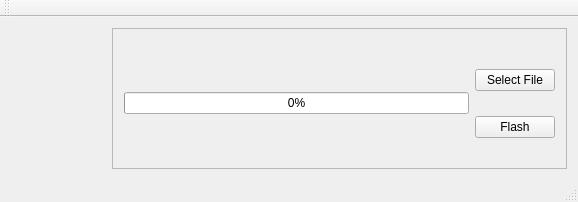
<?xml version="1.0" encoding="UTF-8"?>
<ui version="4.0">
 <class>MainWindow</class>
 <widget class="QMainWindow" name="MainWindow">
  <property name="geometry">
   <rect>
    <x>0</x>
    <y>0</y>
    <width>578</width>
    <height>202</height>
   </rect>
  </property>
  <property name="windowTitle">
   <string>Teensy BDM Flasher</string>
  </property>
  <property name="windowIcon">
   <iconset>
    <normaloff>../../../Bilder/firebee.png</normaloff>../../../Bilder/firebee.png</iconset>
  </property>
  <property name="autoFillBackground">
   <bool>false</bool>
  </property>
  <property name="styleSheet">
   <string notr="true"/>
  </property>
  <widget class="QWidget" name="centralWidget">
   <layout class="QHBoxLayout" name="horizontalLayout_6">
    <item>
     <layout class="QHBoxLayout" name="horizontalLayout_4">
      <item>
       <widget class="QLabel" name="label">
        <property name="minimumSize">
         <size>
          <width>95</width>
          <height>95</height>
         </size>
        </property>
        <property name="styleSheet">
         <string notr="true">image: url(:/backgrounds/firebee.png);</string>
        </property>
        <property name="text">
         <string/>
        </property>
       </widget>
      </item>
      <item>
       <widget class="QStackedWidget" name="stackedWidget">
        <property name="frameShape">
         <enum>QFrame::StyledPanel</enum>
        </property>
        <property name="currentIndex">
         <number>0</number>
        </property>
        <widget class="QWidget" name="mainPage">
         <layout class="QHBoxLayout" name="horizontalLayout_5">
          <item>
           <layout class="QHBoxLayout" name="horizontalLayout_2">
            <property name="topMargin">
             <number>10</number>
            </property>
            <item>
             <layout class="QVBoxLayout" name="verticalLayout_3">
              <item>
               <widget class="QProgressBar" name="progressBar">
                <property name="enabled">
                 <bool>true</bool>
                </property>
                <property name="maximum">
                 <number>106</number>
                </property>
                <property name="value">
                 <number>0</number>
                </property>
                <property name="format">
                 <string>%p%</string>
                </property>
               </widget>
              </item>
             </layout>
            </item>
            <item>
             <layout class="QVBoxLayout" name="verticalLayout">
              <item>
               <widget class="QPushButton" name="selectFileButton">
                <property name="autoFillBackground">
                 <bool>false</bool>
                </property>
                <property name="text">
                 <string>Select File</string>
                </property>
               </widget>
              </item>
              <item>
               <widget class="QPushButton" name="flashButton">
                <property name="text">
                 <string>Flash</string>
                </property>
               </widget>
              </item>
             </layout>
            </item>
           </layout>
          </item>
         </layout>
        </widget>
        <widget class="QWidget" name="optionsPage">
         <layout class="QHBoxLayout" name="horizontalLayout_3">
          <item>
           <widget class="QGroupBox" name="groupBox">
            <property name="enabled">
             <bool>true</bool>
            </property>
            <property name="title">
             <string>Serial Port</string>
            </property>
            <property name="flat">
             <bool>true</bool>
            </property>
            <property name="checkable">
             <bool>false</bool>
            </property>
            <layout class="QFormLayout" name="formLayout">
             <item row="0" column="0">
              <layout class="QHBoxLayout" name="horizontalLayout">
               <item>
                <widget class="QComboBox" name="portName"/>
               </item>
               <item>
                <widget class="QComboBox" name="baudRate"/>
               </item>
              </layout>
             </item>
            </layout>
           </widget>
          </item>
         </layout>
        </widget>
       </widget>
      </item>
     </layout>
    </item>
   </layout>
  </widget>
  <widget class="QMenuBar" name="menuBar">
   <property name="enabled">
    <bool>false</bool>
   </property>
   <property name="geometry">
    <rect>
     <x>0</x>
     <y>0</y>
     <width>578</width>
     <height>26</height>
    </rect>
   </property>
  </widget>
  <widget class="QStatusBar" name="statusBar">
   <property name="enabled">
    <bool>true</bool>
   </property>
  </widget>
  <widget class="QToolBar" name="mainToolBar">
   <property name="enabled">
    <bool>false</bool>
   </property>
   <attribute name="toolBarArea">
    <enum>TopToolBarArea</enum>
   </attribute>
   <attribute name="toolBarBreak">
    <bool>false</bool>
   </attribute>
  </widget>
 </widget>
 <layoutdefault spacing="6" margin="11"/>
 <resources/>
 <connections>
  <connection>
   <sender>selectFileButton</sender>
   <signal>clicked()</signal>
   <receiver>MainWindow</receiver>
   <slot>readFile()</slot>
   <hints>
    <hint type="sourcelabel">
     <x>667</x>
     <y>95</y>
    </hint>
    <hint type="destinationlabel">
     <x>344</x>
     <y>186</y>
    </hint>
   </hints>
  </connection>
  <connection>
   <sender>flashButton</sender>
   <signal>clicked()</signal>
   <receiver>MainWindow</receiver>
   <slot>flashFile()</slot>
   <hints>
    <hint type="sourcelabel">
     <x>615</x>
     <y>121</y>
    </hint>
    <hint type="destinationlabel">
     <x>343</x>
     <y>93</y>
    </hint>
   </hints>
  </connection>
 </connections>
 <designerdata>
  <property name="gridDeltaX">
   <number>10</number>
  </property>
  <property name="gridDeltaY">
   <number>10</number>
  </property>
  <property name="gridSnapX">
   <bool>true</bool>
  </property>
  <property name="gridSnapY">
   <bool>true</bool>
  </property>
  <property name="gridVisible">
   <bool>true</bool>
  </property>
 </designerdata>
 <slots>
  <signal>filenameChanged(QString)</signal>
  <slot>readFile()</slot>
  <slot>populateBaudrates()</slot>
  <slot>flashFile()</slot>
 </slots>
</ui>
